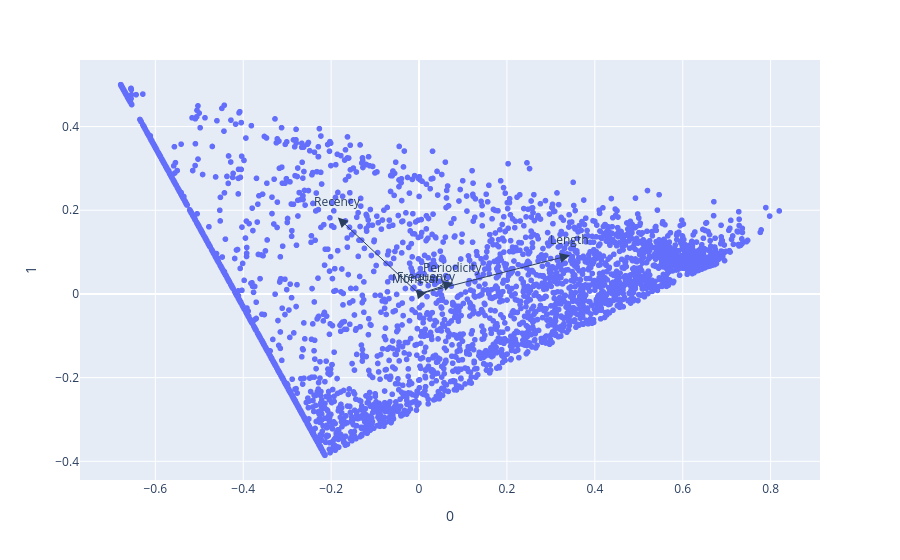

Notebook code cell kept with this figure:
### Markdown cell above
### 1.3.3 Análisis de los Loadings de PCA [0.5 puntos]
Antes de continuar con la etapa de clustering, analice los *loadings* (pesos o coeficientes) de las componentes principales obtenidas con PCA. 

Utilice el siguiente tutorial para visualizarlos: https://plotly.com/python/pca-visualization/

- Calcule y reporte los *loadings* de las dos primeras componentes principales.
- Interprete qué características (**LRMFP**) son más relevantes en cada componente.
- Visualice los *loadings* usando un gráfico de barras para cada componente.

### Code cell
# Código para calcular loadings.

pca = pipeline_pca["Reducción de dimensionalidad"]
loadings = pca.components_.T * np.sqrt(pca.explained_variance_)

print(f"Loadings de las 2 principales componentes: \n{loadings}")

fig = px.scatter(pca_proj, x=0, y=1)

for i, feature in enumerate(features):
    fig.add_annotation(
        ax=0,
        ay=0,
        axref="x",
        ayref="y",
        x=loadings[i, 0],
        y=loadings[i, 1],
        showarrow=True,
        arrowsize=2,
        arrowhead=2,
        xanchor="right",
        yanchor="top",
    )
    fig.add_annotation(
        x=loadings[i, 0],
        y=loadings[i, 1],
        ax=0,
        ay=0,
        xanchor="center",
        yanchor="bottom",
        text=feature,
        yshift=5,
    )
fig.show()

### Figure 1 — Plotly figure (JSON) as saved in the notebook; plotly's stock layout.template omitted (floating-point values rounded to 4 significant figures; data arrays with more than 128 entries replaced by an {"elided": "..."} marker saying what was removed)
{"data": [{"hovertemplate": "0=%{x}<br>1=%{y}<extra></extra>", "legendgroup": "", "marker": {"color": "#636efa", "symbol": "circle"}, "mode": "markers", "name": "", "showlegend": false, "type": "scattergl", "x": {"elided": "4314 float values"}, "xaxis": "x", "y": {"elided": "4314 float values"}, "yaxis": "y"}], "layout": {"annotations": [{"arrowhead": 2, "arrowsize": 2, "ax": 0, "axref": "x", "ay": 0, "ayref": "y", "showarrow": true, "x": 0.3431, "xanchor": "right", "y": 0.09221, "yanchor": "top"}, {"ax": 0, "ay": 0, "text": "Length", "x": 0.3431, "xanchor": "center", "y": 0.09221, "yanchor": "bottom", "yshift": 5}, {"arrowhead": 2, "arrowsize": 2, "ax": 0, "axref": "x", "ay": 0, "ayref": "y", "showarrow": true, "x": -0.1847, "xanchor": "right", "y": 0.1828, "yanchor": "top"}, {"ax": 0, "ay": 0, "text": "Recency", "x": -0.1847, "xanchor": "center", "y": 0.1828, "yanchor": "bottom", "yshift": 5}, {"arrowhead": 2, "arrowsize": 2, "ax": 0, "axref": "x", "ay": 0, "ayref": "y", "showarrow": true, "x": 0.01771, "xanchor": "right", "y": 0.003549, "yanchor": "top"}, {"ax": 0, "ay": 0, "text": "Frequency", "x": 0.01771, "xanchor": "center", "y": 0.003549, "yanchor": "bottom", "yshift": 5}, {"arrowhead": 2, "arrowsize": 2, "ax": 0, "axref": "x", "ay": 0, "ayref": "y", "showarrow": true, "x": 0.001815, "xanchor": "right", "y": -0.0004547, "yanchor": "top"}, {"ax": 0, "ay": 0, "text": "Monetary", "x": 0.001815, "xanchor": "center", "y": -0.0004547, "yanchor": "bottom", "yshift": 5}, {"arrowhead": 2, "arrowsize": 2, "ax": 0, "axref": "x", "ay": 0, "ayref": "y", "showarrow": true, "x": 0.07786, "xanchor": "right", "y": 0.02658, "yanchor": "top"}, {"ax": 0, "ay": 0, "text": "Periodicity", "x": 0.07786, "xanchor": "center", "y": 0.02658, "yanchor": "bottom", "yshift": 5}], "legend": {"tracegroupgap": 0}, "margin": {"t": 60}, "xaxis": {"anchor": "y", "domain": [0, 1], "title": {"text": "0"}}, "yaxis": {"anchor": "x", "domain": [0, 1], "title": {"text": "1"}}}}
